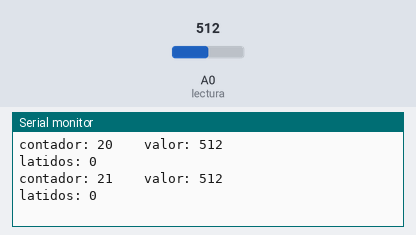
The sketch below on a simulated Arduino Uno, built with avr-gcc and run on an emulated ATmega328P. Parts: the last lines printed to the serial monitor. The test bench sets the inputs (shaded band); at power-on: A0 (lectura) = 512.

Above: at 1.2 s.
1.3 s: A0 (lectura) set to 649
At 1.34 s:
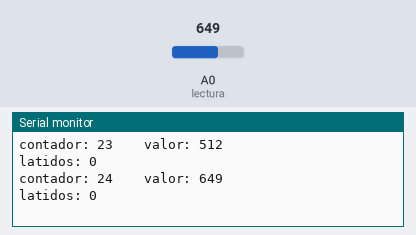
2.8 s: A0 (lectura) set to 678
At 2.85 s:
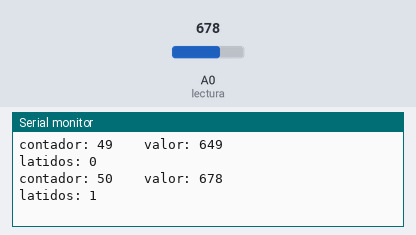
5.8 s: A0 (lectura) set to 108
At 5.8 s:
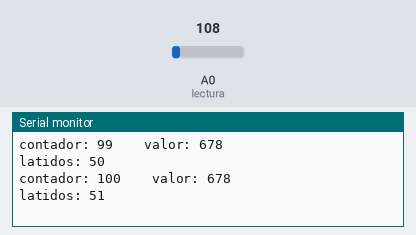
8.8 s: A0 (lectura) set to 89
At 14.3 s:
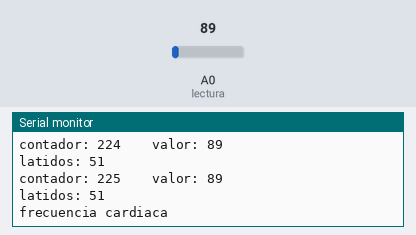
Timing chart, 0 to 15.8 s (numbered marks = the images above; inputs shaded):
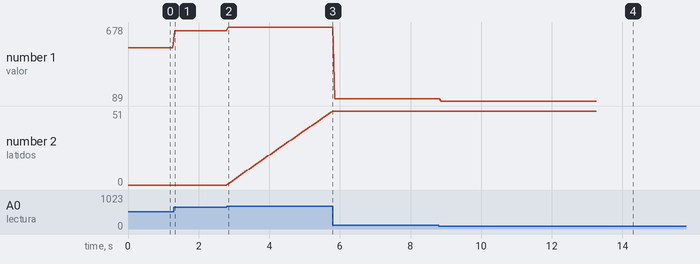

The sketch:

frecuenciamenorTiempo.ino
```cpp
//codigo que le los latidos en 15 segundos
int lectura=A0;
int senal=0;
int a=0;
int cont=0;
int b=0;
void setup() {
  // put your setup code here, to run once:
  Serial.begin(9600);
  pinMode(lectura,INPUT);

}

void loop() {
  // put your main code here, to run repeatedly:
 if(cont==225){
  Serial.println("frecuencia cardiaca");
  delay(2000);
  Serial.print("                       Latidos ");
  delay(800);
  Serial.print("por ");
  delay(800);
  Serial.println("minuto ");
  delay(800);
  Serial.println(a*4);
  delay(1000);
  Serial.println("------------------------------");
  delay(7000);
  cont=0;
  a=0;
 }
 if(b==1 || cont==0 ||b==0 ||senal>0)
 {
  cont=cont+1;
  Serial.print("contador: ");
  Serial.print(cont);

 }

 senal=analogRead(lectura);
 Serial.print("    valor: ");
 Serial.print(senal);

if(senal >=660){
  a=a+1;
  b=1;
}
Serial.print("                  latidos: ");
Serial.println(a);
delay(50);

}
```

Measured:
- the behaviour switches between 100 and 99 on A0 (lectura) (found by bisection; images 3 and 4)
- after the input at 1.3 s, the serial monitor: prints a new line at once (image 1)
- plotted number 1: 512 → 649 after the input at 1.3 s
